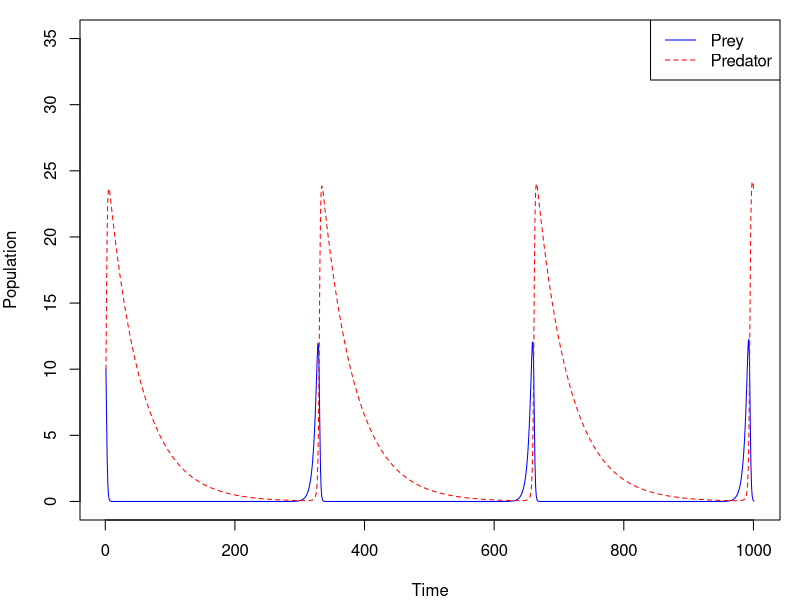
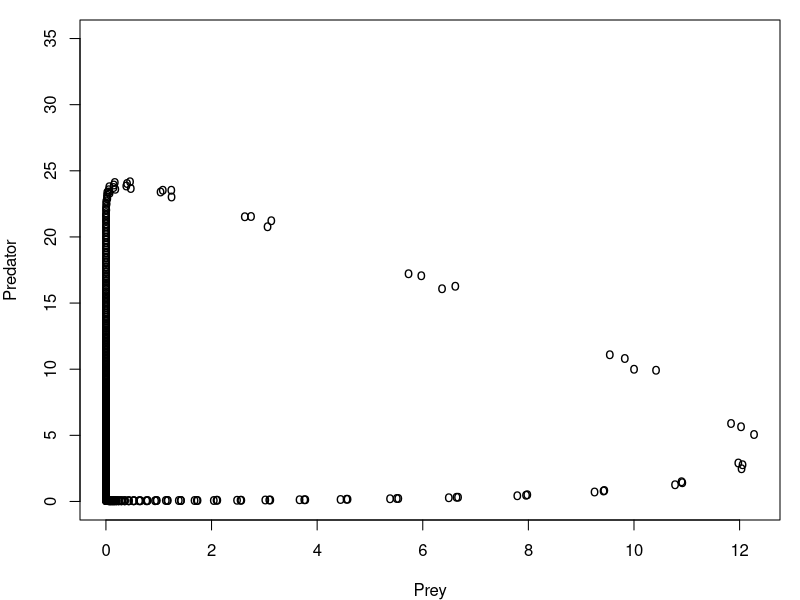

Reproduce these figures in R, in order.
# http://www.r-bloggers.com/lotka-volterra-model%C2%A0%C2%A0intro/
# and modified

library(deSolve)

lotkav <- function (time, state, pars) {
    with(as.list(c(state, pars)), {
        dx = x*(alpha - beta*y)
        dy = -y*(gamma - delta*x)
        return(list(c(dx, dy)))
    })
}
 
pars <- c(alpha = 2, beta = .5, gamma = .2, delta = .6)
state <- c(x = 10, y = 10)
time <- seq(0, 100, by = 0.1)
width <- 5
height <- 4

 
out <- as.data.frame(ode(func = lotkav, y = state, parms = pars, times = time))
mar <- c(4, 4, 1, 1)


pdf("../images/generated/lotkav-timeserie.pdf", width=width, height=height)
par(mar = mar)
matplot(out[,-1], type = "l", col = c("blue", "red"), xlab = "Time", ylab = "Population", ylim=c(0, 35))
legend("topright", c("Prey", "Predator"), lty = c(1,2), col = c("blue", "red"))
#title("Vývoj systému Predátor a kořist v čase")
dev.off()

pdf("../images/generated/lotkav-oscil.pdf", width=width, height=height)
par(mar = mar)
plot(out$x, out$y, pch = "o", xlab = "Prey", ylab = "Predator", ylim=c(0, 35))
#title("Oscilace systému Predátor a kořist")
dev.off()
